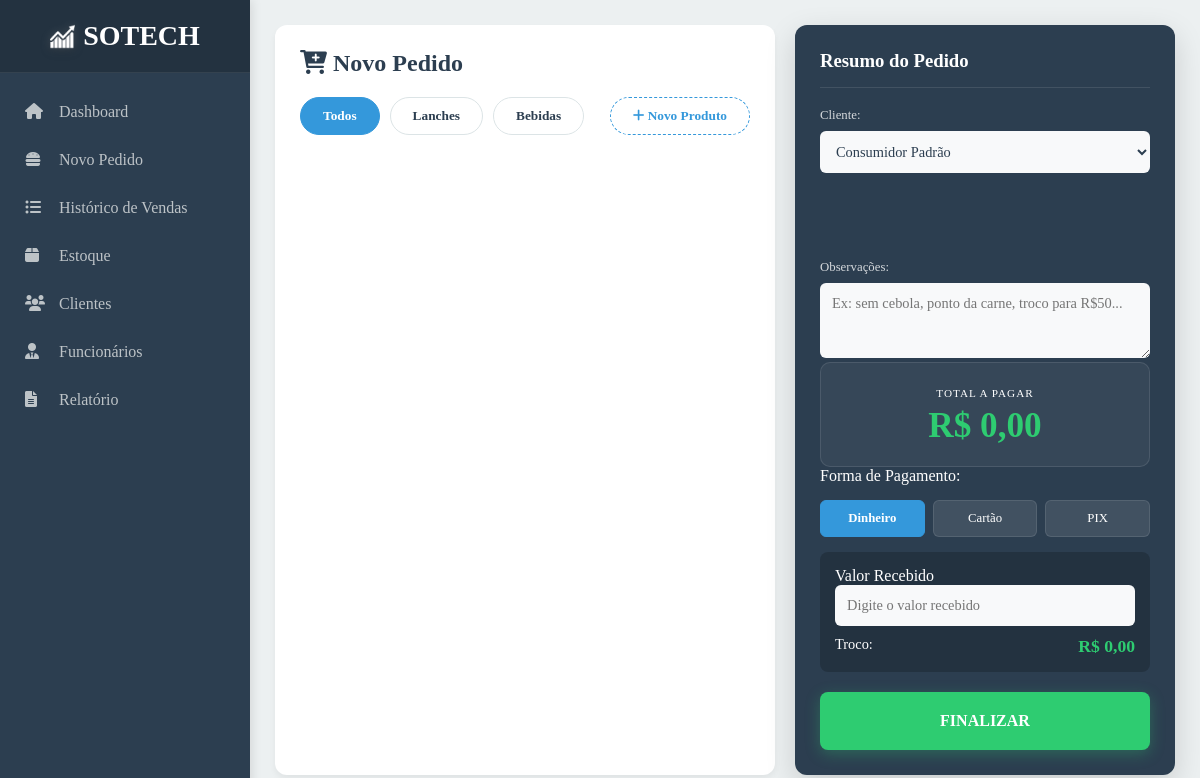
The page /pedido/ (signed in) on the database as committed earlier.
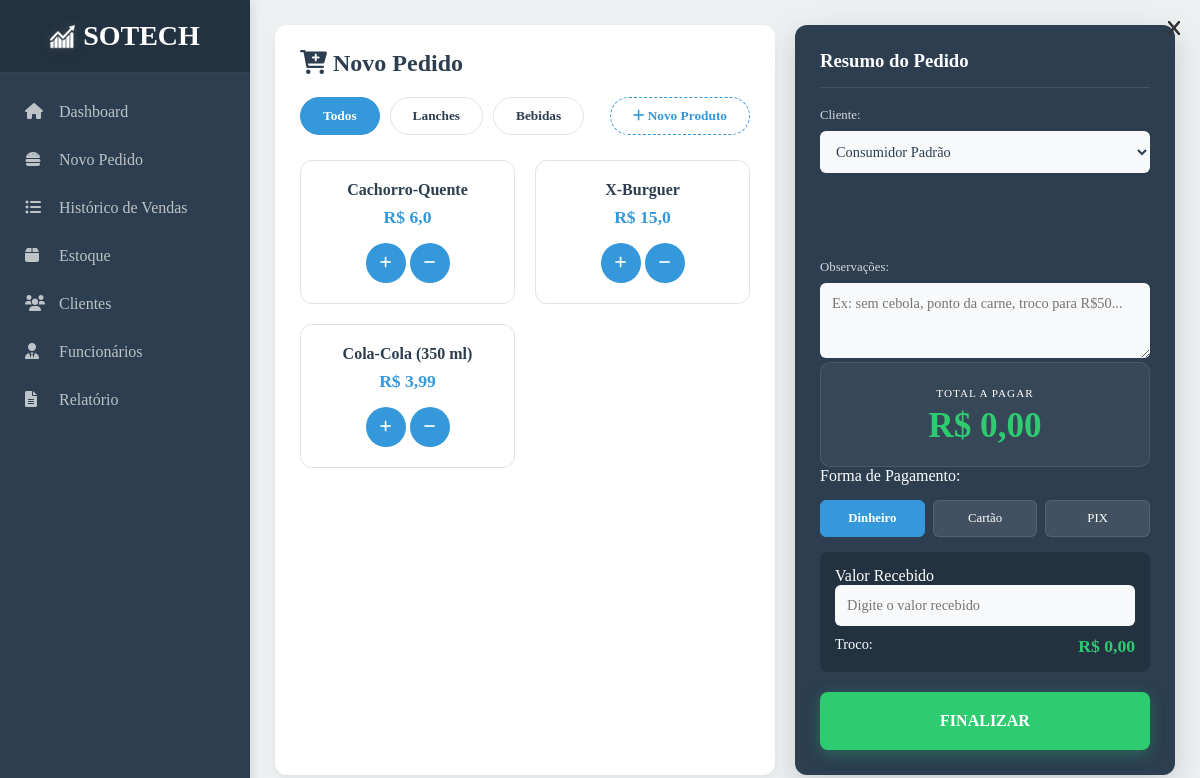
The same page on the database as committed later.
### core/models.py (models this page shows, shortened)
class Produto(models.Model):
    CATEGORIAS = [
    ('lanche', 'Lanche'),
    ('bebida', 'Bebida'),
]
    categoria = models.CharField("Categoria",max_length=45,choices=CATEGORIAS)
    nome = models.CharField("Nome",max_length=45)
    preco = models.FloatField("Preço")
    disponibilidade = models.CharField("Disponibilidade",max_length=45)
    estoque = models.ForeignKey(Estoque,on_delete=models.PROTECT)

### core/views.py (the view)
# urls.py: path('pedido/',novo_pedido,name="pedido"),
@login_required
def novo_pedido(request):
    lanches = Produto.objects.filter(categoria="lanche")
    bebidas = Produto.objects.filter(categoria="bebida")
    form = ProdutoForm(request.POST or None)
    if form.is_valid():
        produto = form.save(commit=False)
        produto.disponibilidade = "Disponível"
        produto.save()
        return redirect("pedido")
    context = {
        'lanches': lanches,
        'bebidas': bebidas,
        'form': form,
        'clientes': Cliente.objects.all(),
    }
    return render(request, "html/novo_pedido.html", context)

### core/forms.py
class ProdutoForm(forms.ModelForm):
    class Meta:
        model = Produto
        fields = ['nome', 'preco', 'categoria', 'estoque']

### core/models.py (called while the page is built)
    def __str__(self):
        return self.lote

### core/templates/html/novo_pedido.html (shortened to what this page needs)
{% extends 'base.html' %}
{% load widget_tweaks %}
{% load static %}
{% block estilo %}
  <link rel="stylesheet" href="{% static 'style/style_pedidos.css' %}?{% now 'U' %}" />
{% endblock %}
{% block conteudo %}
  <main class="main-content pdv-layout">
    <section class="products-area">
      <header class="content-header">
        <h2><i class="fas fa-cart-plus"></i> Novo Pedido</h2>
        <div class="filter-bar">
          <button class="filter-btn active" data-filter="todos">Todos</button>
          <button class="filter-btn" data-filter="lanche">Lanches</button>
          <button class="filter-btn" data-filter="bebida">Bebidas</button>
          <button class="filter-btn add-product-btn" data-filter="add"><i class="fas fa-plus"></i> Novo Produto</button>
        </div>
      </header>
      <div class="products-grid">
        {% for lanche in lanches %}
          <div class="product-card lanche">
            <a href="{% url 'produto_remover' lanche.id %}"><button class="btn-remove"><i class="fa-solid fa-x"></i></button></a>
            <div class="product-det">
              <h4>{{ lanche.nome }}</h4>
              <span class="item-price">R$ {{ lanche.preco }}</span>
            </div>
            <div class="product-btn">
              <button class="add-item-btn" data-name="{{ lanche.nome }}" data-price="{{ lanche.preco }}"><i class="fas fa-plus"></i></button>
              <button class="remove-item-btn" data-name="{{ lanche.nome }}" data-price="{{ lanche.preco }}"><i class="fa-solid fa-minus"></i></button>
            </div>
          </div>
        {% endfor %}
        {% for bebida in bebidas %}
          <div class="product-card bebida">
            <a href="{% url 'produto_remover' bebida.id %}">
              <button class="btn-remove"><i class="fa-solid fa-x">
              </i></button>
            </a>
            <div class="product-det">
              <h4>{{ bebida.nome }}</h4>
              <span class="item-price">R$ {{ bebida.preco }}</span>
            </div>
            <div class="product-btn">
              <button class="add-item-btn" data-name="{{ bebida.nome }}" data-price="{{ bebida.preco }}"><i class="fas fa-plus"></i></button>
              <button class="remove-item-btn" data-name="{{ bebida.nome }}" data-price="{{ bebida.preco }}"><i class="fa-solid fa-minus"></i></button>
            </div>
          </div>
        {% endfor %}
      </div>
    </section>
    <section class="checkout-sidebar">
      <div class="checkout-header">
        <h3>Resumo do Pedido</h3>
      </div>
      <div class="order-info">
        <label>Cliente:</label>
        <select class="sigl-input" name="cliente" id="select-cliente">
          <option value="">Consumidor Padrão</option>
        </select>
      </div>
      <div class="cart-list"></div>
      <div class="order-info">
        <label for="observacoes">Observações:</label>
        <textarea id="observacoes" name="observacoes" class="sigl-input" placeholder="Ex: sem cebola, ponto da carne, troco para R$50..." rows="3" maxlength="200"></textarea>
      </div>
      <div class="payment-box">
        <div class="total-display">
          <span>TOTAL A PAGAR</span>
          <h2 id="total-value">R$ 0,00</h2>
        </div>
        <div class="method-select">
          <p>Forma de Pagamento:</p>
          <div class="method-grid">
            <button type="button" class="method-btn active">Dinheiro</button>
            <button type="button" class="method-btn">Cartão</button>
            <button type="button" class="method-btn">PIX</button>
          </div>
        </div>
        <div class="change-area">
          <label for="valor-recebido">Valor Recebido</label>
          <input type="number" id="valor-recebido" class="sigl-input" placeholder="Digite o valor recebido" step="0.01" />
          <div class="change-text">
            Troco: <strong id="troco-value">R$ 0,00</strong>
          </div>
        </div>
        <form action="{% url 'dashboard' %}" method="get">
          <button type="button" id="btn-finalizar-pedido" class="btn-finalize-order">FINALIZAR</button>
        </form>
      </div>
    </section>
  </main>
{% endblock %}

Rows that differ between the two databases and show on the page:
added Produto: nome "Cachorro-Quente", preco "6,0", shown under "Novo Pedido"
added Produto: nome "X-Burguer", preco "15,0", shown under "Novo Pedido"
added Produto: nome "Cola-Cola (350 ml)", preco "3,99"
